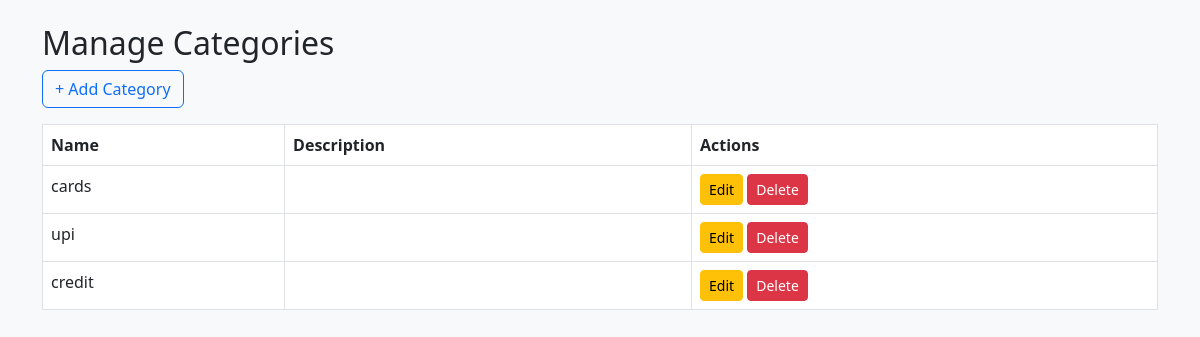
Page /categories (signed in) on the committed database.
### PersonalExpenseTracker-main/Personal Expense Tracker/models.py (models this page shows)
class Category(db.Model):
    id = db.Column(db.Integer, primary_key=True)
    name = db.Column(db.String(100), unique=True, nullable=False)
    description = db.Column(db.String(200))
    expenses = db.relationship('Expense', backref='category', lazy=True)

### PersonalExpenseTracker-main/Personal Expense Tracker/app.py (the view)
@app.route('/categories')
@login_required
def list_categories():
    categories = Category.query.all()
    return render_template('categories.html', categories=categories)

### PersonalExpenseTracker-main/Personal Expense Tracker/app.py (called while the page is built)
@login_manager.user_loader
def load_user(user_id):
    return User.query.get(int(user_id))

### PersonalExpenseTracker-main/Personal Expense Tracker/templates/categories.html
{% extends 'base.html' %}
{% block content %}
<h2>Manage Categories</h2>
<a href="{{ url_for('add_category') }}" class="btn btn-outline-primary mb-3">+ Add Category</a>
<table class="table table-bordered">
    <thead>
        <tr><th>Name</th><th>Description</th><th>Actions</th></tr>
    </thead>
    <tbody>
        {% for cat in categories %}
        <tr>
            <td>{{ cat.name }}</td>
            <td>{{ cat.description }}</td>
            <td>
                <a href="{{ url_for('edit_category', id=cat.id) }}" class="btn btn-sm btn-warning">Edit</a>
                <a href="{{ url_for('delete_category', id=cat.id) }}" class="btn btn-sm btn-danger">Delete</a>
            </td>
        </tr>
        {% endfor %}
    </tbody>
</table>
{% endblock %}

### rows in the picture
Category: name "cards"
Category: name "upi"
Category: name "credit"
